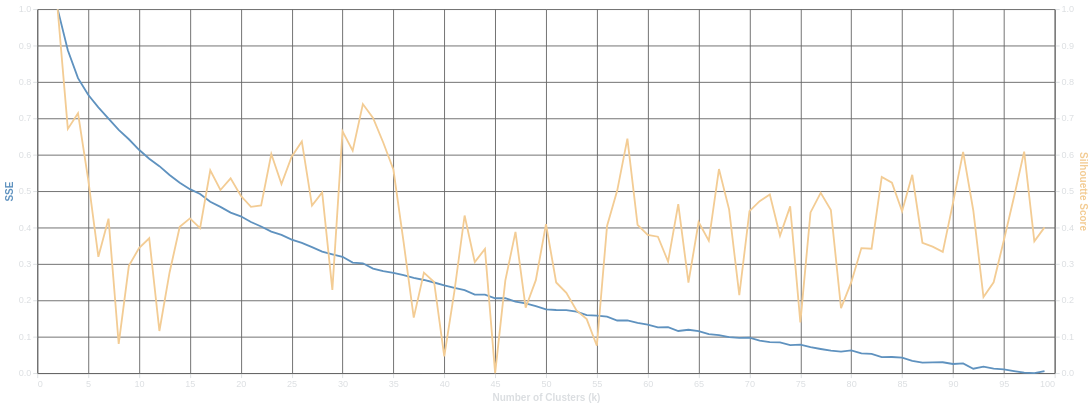

The Vega-Lite source for this figure:
### Vega specification from a JSON file in a GitHub repository (floating-point values rounded to 4 significant figures)
{"$schema": "https://vega.github.io/schema/vega/v5.json", "autosize": {"contains": "padding", "type": "fit-x"}, "axes": [{"aria": false, "domain": false, "grid": true, "gridScale": "layer_0_y", "labels": false, "maxExtent": 0, "minExtent": 0, "orient": "bottom", "scale": "x", "tickCount": {"signal": "ceil(width/40)"}, "ticks": false, "zindex": 0}, {"aria": false, "domain": false, "grid": true, "gridScale": "x", "labels": false, "maxExtent": 0, "minExtent": 0, "orient": "left", "scale": "layer_0_y", "tickCount": {"signal": "ceil(height/40)"}, "ticks": false, "zindex": 0}, {"grid": false, "labelFlush": true, "labelOverlap": true, "orient": "bottom", "scale": "x", "tickCount": {"signal": "ceil(width/40)"}, "title": "Number of Clusters (k)", "zindex": 0}, {"grid": false, "labelOverlap": true, "orient": "left", "scale": "layer_0_y", "tickCount": {"signal": "ceil(height/40)"}, "title": "SSE", "titleColor": "#5F92BF", "zindex": 0}, {"grid": false, "labelOverlap": true, "orient": "right", "scale": "layer_1_y", "tickCount": {"signal": "ceil(height/40)"}, "title": "Silhouette Score", "titleColor": "#F3CC94", "zindex": 0}], "background": "transparent", "config": {"axis": {"domainColor": "#666666", "gridColor": "#666666", "labelColor": "#DBDEE1", "tickColor": "#DBDEE1", "titleColor": "#DBDEE1"}, "legend": {"labelColor": "#DBDEE1", "titleColor": "#DBDEE1"}, "style": {"group-title": {"fill": "#DBDEE1", "fontSize": 16}}}, "data": [{"name": "source_0", "values": [{"k": 2, "silhouette": 1.0, "sse": 1.0}, {"k": 3, "silhouette": 0.6709, "sse": 0.8869}, {"k": 4, "silhouette": 0.7137, "sse": 0.8103}, {"k": 5, "silhouette": 0.532, "sse": 0.7645}, {"k": 6, "silhouette": 0.3195, "sse": 0.7302}, {"k": 7, "silhouette": 0.4242, "sse": 0.6992}, {"k": 8, "silhouette": 0.07999, "sse": 0.6683}, {"k": 9, "silhouette": 0.2947, "sse": 0.6424}, {"k": 10, "silhouette": 0.3435, "sse": 0.6135}, {"k": 11, "silhouette": 0.3705, "sse": 0.5888}, {"k": 12, "silhouette": 0.1157, "sse": 0.5684}, {"k": 13, "silhouette": 0.2765, "sse": 0.5441}, {"k": 14, "silhouette": 0.4018, "sse": 0.523}, {"k": 15, "silhouette": 0.425, "sse": 0.5052}, {"k": 16, "silhouette": 0.3979, "sse": 0.492}, {"k": 17, "silhouette": 0.5571, "sse": 0.4707}, {"k": 18, "silhouette": 0.503, "sse": 0.4566}, {"k": 19, "silhouette": 0.5351, "sse": 0.4409}, {"k": 20, "silhouette": 0.4871, "sse": 0.4308}, {"k": 21, "silhouette": 0.4566, "sse": 0.415}, {"k": 22, "silhouette": 0.4607, "sse": 0.4027}, {"k": 23, "silhouette": 0.6019, "sse": 0.3887}, {"k": 24, "silhouette": 0.5192, "sse": 0.3798}, {"k": 25, "silhouette": 0.5943, "sse": 0.3669}, {"k": 26, "silhouette": 0.6364, "sse": 0.3578}, {"k": 27, "silhouette": 0.4603, "sse": 0.3459}, {"k": 28, "silhouette": 0.4966, "sse": 0.3336}, {"k": 29, "silhouette": 0.2288, "sse": 0.3264}, {"k": 30, "silhouette": 0.6642, "sse": 0.3195}, {"k": 31, "silhouette": 0.6109, "sse": 0.3034}, {"k": 32, "silhouette": 0.7392, "sse": 0.3016}, {"k": 33, "silhouette": 0.701, "sse": 0.2871}, {"k": 34, "silhouette": 0.6335, "sse": 0.2801}, {"k": 35, "silhouette": 0.5592, "sse": 0.2751}, {"k": 36, "silhouette": 0.3605, "sse": 0.2694}, {"k": 37, "silhouette": 0.1524, "sse": 0.2619}, {"k": 38, "silhouette": 0.2759, "sse": 0.2558}, {"k": 39, "silhouette": 0.2503, "sse": 0.2489}, {"k": 40, "silhouette": 0.0461, "sse": 0.2407}, {"k": 41, "silhouette": 0.2252, "sse": 0.2339}, {"k": 42, "silhouette": 0.433, "sse": 0.228}, {"k": 43, "silhouette": 0.3048, "sse": 0.2157}, {"k": 44, "silhouette": 0.3412, "sse": 0.2158}, {"k": 45, "silhouette": 0.0, "sse": 0.2056}, {"k": 46, "silhouette": 0.2542, "sse": 0.2061}, {"k": 47, "silhouette": 0.3879, "sse": 0.1966}, {"k": 48, "silhouette": 0.1797, "sse": 0.1916}, {"k": 49, "silhouette": 0.2553, "sse": 0.184}, {"k": 50, "silhouette": 0.4091, "sse": 0.1749}, {"k": 51, "silhouette": 0.249, "sse": 0.1734}, {"k": 52, "silhouette": 0.2204, "sse": 0.1729}, {"k": 53, "silhouette": 0.1724, "sse": 0.1688}, {"k": 54, "silhouette": 0.1483, "sse": 0.1594}, {"k": 55, "silhouette": 0.07508, "sse": 0.1577}, {"k": 56, "silhouette": 0.4042, "sse": 0.155}, {"k": 57, "silhouette": 0.5014, "sse": 0.1445}, {"k": 58, "silhouette": 0.6442, "sse": 0.1451}, {"k": 59, "silhouette": 0.407, "sse": 0.1378}, {"k": 60, "silhouette": 0.3793, "sse": 0.1334}, {"k": 61, "silhouette": 0.3747, "sse": 0.1254}, {"k": 62, "silhouette": 0.3064, "sse": 0.1261}, {"k": 63, "silhouette": 0.4644, "sse": 0.1156}, {"k": 64, "silhouette": 0.2486, "sse": 0.1191}, {"k": 65, "silhouette": 0.4151, "sse": 0.1156}, {"k": 66, "silhouette": 0.3636, "sse": 0.1069}, {"k": 67, "silhouette": 0.5605, "sse": 0.1041}, {"k": 68, "silhouette": 0.4491, "sse": 0.09864}, {"k": 69, "silhouette": 0.2142, "sse": 0.09676}, {"k": 70, "silhouette": 0.4451, "sse": 0.09725}, {"k": 71, "silhouette": 0.4724, "sse": 0.0894}, {"k": 72, "silhouette": 0.4905, "sse": 0.08522}, {"k": 73, "silhouette": 0.3775, "sse": 0.08462}, {"k": 74, "silhouette": 0.4579, "sse": 0.07706}, {"k": 75, "silhouette": 0.1394, "sse": 0.07836}, {"k": 76, "silhouette": 0.4414, "sse": 0.07109}, {"k": 77, "silhouette": 0.495, "sse": 0.06619}, {"k": 78, "silhouette": 0.448, "sse": 0.0617}, {"k": 79, "silhouette": 0.1785, "sse": 0.05883}, {"k": 80, "silhouette": 0.249, "sse": 0.06231}, {"k": 81, "silhouette": 0.3434, "sse": 0.05399}, {"k": 82, "silhouette": 0.3418, "sse": 0.05276}, {"k": 83, "silhouette": 0.5389, "sse": 0.04389}, {"k": 84, "silhouette": 0.523, "sse": 0.04423}, {"k": 85, "silhouette": 0.4444, "sse": 0.04227}, {"k": 86, "silhouette": 0.5446, "sse": 0.0338}, {"k": 87, "silhouette": 0.3581, "sse": 0.02864}, {"k": 88, "silhouette": 0.3473, "sse": 0.02964}, {"k": 89, "silhouette": 0.3332, "sse": 0.02982}, {"k": 90, "silhouette": 0.467, "sse": 0.02511}, {"k": 91, "silhouette": 0.6078, "sse": 0.02684}, {"k": 92, "silhouette": 0.4467, "sse": 0.01203}, {"k": 93, "silhouette": 0.2091, "sse": 0.01787}, {"k": 94, "silhouette": 0.2494, "sse": 0.0125}, {"k": 95, "silhouette": 0.3642, "sse": 0.01018}, {"k": 96, "silhouette": 0.4837, "sse": 0.005443}, {"k": 97, "silhouette": 0.6083, "sse": 0.001159}, {"k": 98, "silhouette": 0.362, "sse": 0.0}, {"k": 99, "silhouette": 0.4003, "sse": 0.005232}]}, {"name": "source_0_x_domain_k", "values": [{"max": 99, "min": 2}]}, {"name": "source_0_layer_0_y_domain_sse", "values": [{"max": 1.0, "min": 0.0}]}, {"name": "source_0_layer_1_y_domain_silhouette", "values": [{"max": 1.0, "min": 0.0}]}], "height": 400, "marks": [{"encode": {"update": {"defined": {"signal": "isValid(datum[\"k\"]) && isFinite(+datum[\"k\"]) && isValid(datum[\"sse\"]) && isFinite(+datum[\"sse\"])"}, "stroke": {"value": "#5F92BF"}, "tooltip": {"signal": "{\"k\": format(datum[\"k\"], \"\"), \"sse\": format(datum[\"sse\"], \"\")}"}, "x": {"field": "k", "scale": "x"}, "y": {"field": "sse", "scale": "layer_0_y"}}}, "from": {"data": "source_0"}, "name": "layer_0_marks", "sort": {"field": "datum[\"k\"]"}, "style": ["line"], "type": "line"}, {"encode": {"update": {"defined": {"signal": "isValid(datum[\"k\"]) && isFinite(+datum[\"k\"]) && isValid(datum[\"silhouette\"]) && isFinite(+datum[\"silhouette\"])"}, "stroke": {"value": "#F3CC94"}, "tooltip": {"signal": "{\"k\": format(datum[\"k\"], \"\"), \"silhouette\": format(datum[\"silhouette\"], \"\")}"}, "x": {"field": "k", "scale": "x"}, "y": {"field": "silhouette", "scale": "layer_1_y"}}}, "from": {"data": "source_0"}, "name": "layer_1_marks", "sort": {"field": "datum[\"k\"]"}, "style": ["line"], "type": "line"}], "padding": 5, "scales": [{"domain": [{"signal": "(data(\"source_0_x_domain_k\")[0] || {}).min"}, {"signal": "(data(\"source_0_x_domain_k\")[0] || {}).max"}], "name": "x", "nice": true, "range": [0, {"signal": "width"}], "type": "linear", "zero": false}, {"domain": [{"signal": "(data(\"source_0_layer_0_y_domain_sse\")[0] || {}).min"}, {"signal": "(data(\"source_0_layer_0_y_domain_sse\")[0] || {}).max"}], "name": "layer_0_y", "nice": true, "range": [{"signal": "height"}, 0], "type": "linear", "zero": true}, {"domain": [{"signal": "(data(\"source_0_layer_1_y_domain_silhouette\")[0] || {}).min"}, {"signal": "(data(\"source_0_layer_1_y_domain_silhouette\")[0] || {}).max"}], "name": "layer_1_y", "nice": true, "range": [{"signal": "height"}, 0], "type": "linear", "zero": true}], "signals": [{"init": "isFinite(containerSize()[0]) ? containerSize()[0] : 200", "name": "width", "on": [{"events": "window:resize", "update": "isFinite(containerSize()[0]) ? containerSize()[0] : 200"}]}], "style": "cell"}
